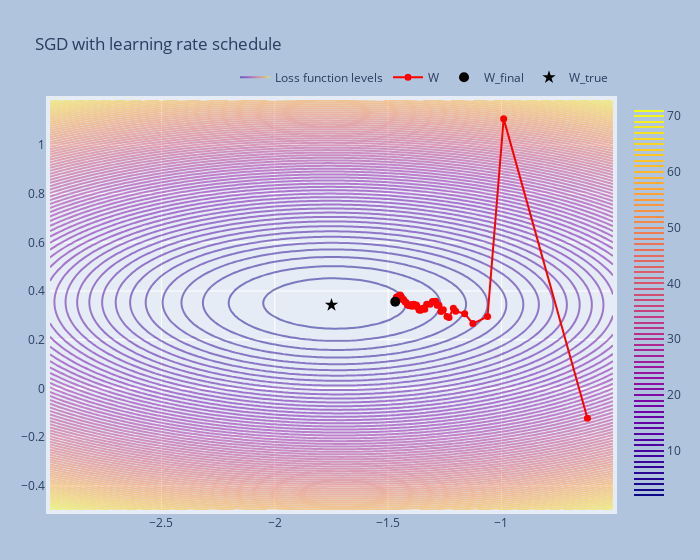

This figure's notebook cell:
### Code cell
w_list = sgd_with_lr_schedule(lambda_param=0.01, p=0.8)
plot_trajectory(w_list, 'SGD with learning rate schedule')
